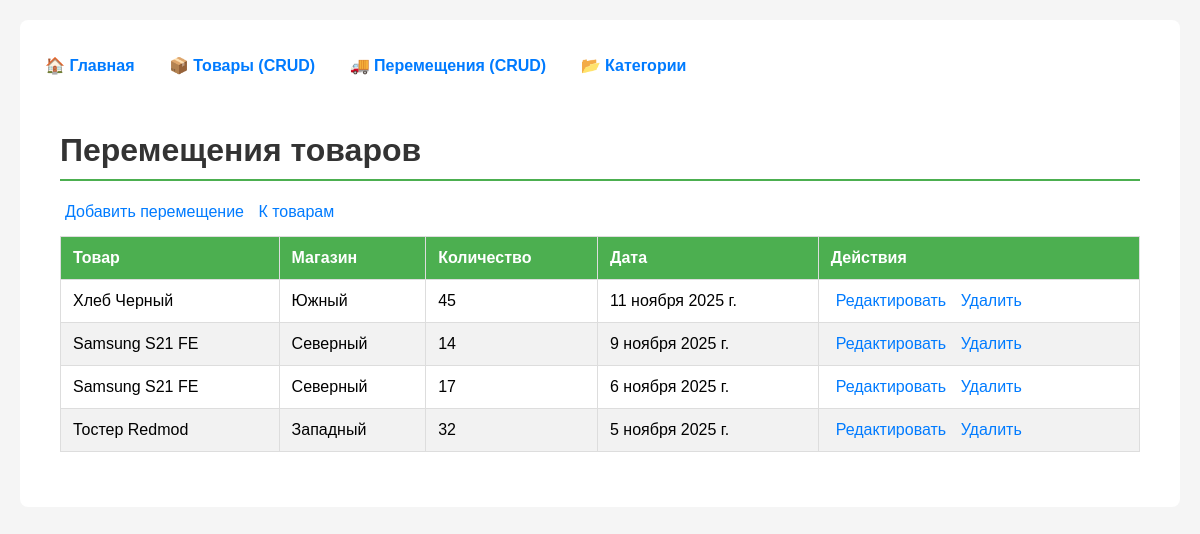
The app's page /movements/, older data.
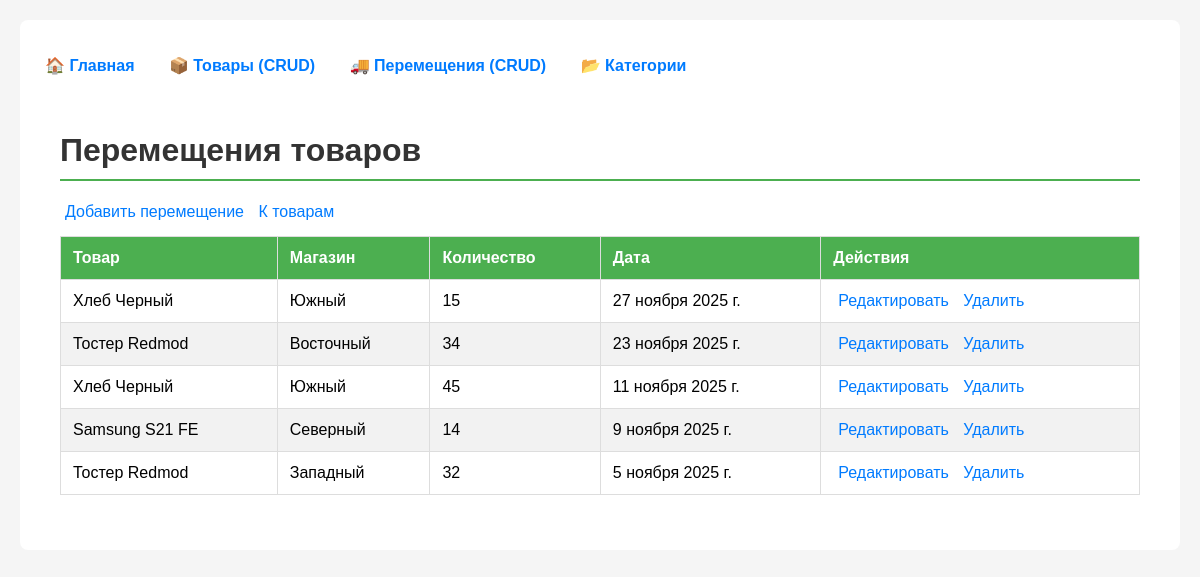
The same page, newer data.
### firstapp_var_6/models.py (models this page shows, shortened)
class Movement(models.Model):
    product = models.ForeignKey(Product, on_delete=models.CASCADE)
    store = models.CharField(max_length=100)
    quantity = models.IntegerField()
    date = models.DateField()
    class Meta:
        ordering = ['-date']

class Product(models.Model):
    name = models.CharField(max_length=200)
    price = models.DecimalField(max_digits=10, decimal_places=2)
    categories = models.ManyToManyField(Category, through='ProductCategory', verbose_name='Категории')
    photo = models.ImageField(upload_to='products/', blank=True, null=True)
    class Meta:
        ordering = ['name']

### firstapp_var_6/views.py (the view)
# urls.py: path('movements/', views.movement_list, name='movement_list'),
def movement_list(request):
    movements = Movement.objects.all()
    return render(request, 'movements/movement_list.html', {
        'movements': movements,
        'page_title': 'Перемещения'
    })

### templates/movements/movement_list.html
{% extends 'base.html' %}
{% block content %}
<div class="container mt-4">
    <h1>Перемещения товаров</h1>
    <div class="mb-3">
        <a href="{% url 'firstapp_var_6:movement_create' %}" class="btn btn-primary">Добавить перемещение</a>
        <a href="{% url 'firstapp_var_6:product_list' %}" class="btn btn-secondary">К товарам</a>
    </div>
    <div class="table-responsive">
        <table class="table table-striped">
            <thead>
                <tr>
                    <th>Товар</th>
                    <th>Магазин</th>
                    <th>Количество</th>
                    <th>Дата</th>
                    <th>Действия</th>
                </tr>
            </thead>
            <tbody>
                {% for movement in movements %}
                <tr>
                    <td>{{ movement.product.name }}</td>
                    <td>{{ movement.store }}</td>
                    <td>{{ movement.quantity }}</td>
                    <td>{{ movement.date }}</td>
                    <td>
                        <a href="{% url 'firstapp_var_6:movement_update' movement.pk %}"
                           class="btn btn-warning btn-sm">Редактировать</a>
                        <a href="{% url 'firstapp_var_6:movement_delete' movement.pk %}"
                           class="btn btn-danger btn-sm">Удалить</a>
                    </td>
                </tr>
                {% endfor %}
            </tbody>
        </table>
    </div>
</div>
{% endblock %}

### templates/base.html (shortened to what this page needs)
<!DOCTYPE html>
<html>
<head>
</head>
<body>
    <div class="container">
        {% include 'navigator.html' %}
        <main>
            {% block content %}
            {% endblock %}
        </main>
    </div>
</body>
</html>

### templates/navigator.html
<nav>
    <ul>
        <li><a href="{% url 'firstapp_var_6:index' %}">🏠 Главная</a></li>
        <li><a href="{% url 'firstapp_var_6:product_list' %}">📦 Товары (CRUD)</a></li>
        <li><a href="{% url 'firstapp_var_6:movement_list' %}">🚚 Перемещения (CRUD)</a></li>
        <li><a href="{% url 'firstapp_var_6:category_list' %}">📂 Категории</a></li>
    </ul>
</nav>

### templates/base.html (style rules this page uses)
body { font-family: Arial, sans-serif; margin: 20px; background: #f5f5f5; }
.container { max-width: 1200px; margin: 0 auto; background: white; padding: 20px; border-radius: 8px; }
nav ul { list-style: none; padding: 0; }
nav li { display: inline; margin-right: 20px; }
nav a { text-decoration: none; color: #007bff; font-weight: bold; }
a { text-decoration: none; color: #007bff; margin: 5px; }
table { border-collapse: collapse; width: 100%; margin: 15px 0; }
th, td { border: 1px solid #ddd; padding: 12px; text-align: left; }
th { background-color: #4CAF50; color: white; }
tr:nth-child(even) { background-color: #f2f2f2; }
h1 { color: #333; border-bottom: 2px solid #4CAF50; padding-bottom: 10px; }

Row changes from the older to the newer data that the page shows:
removed Movement: product.name "Samsung S21 FE", store "Северный", quantity "17", date "6 ноября 2025 г."
added Movement: product.name "Хлеб Черный", store "Южный", quantity "15", date "27 ноября 2025 г."
added Movement: product.name "Тостер Redmod", store "Восточный", quantity "34", date "23 ноября 2025 г."
